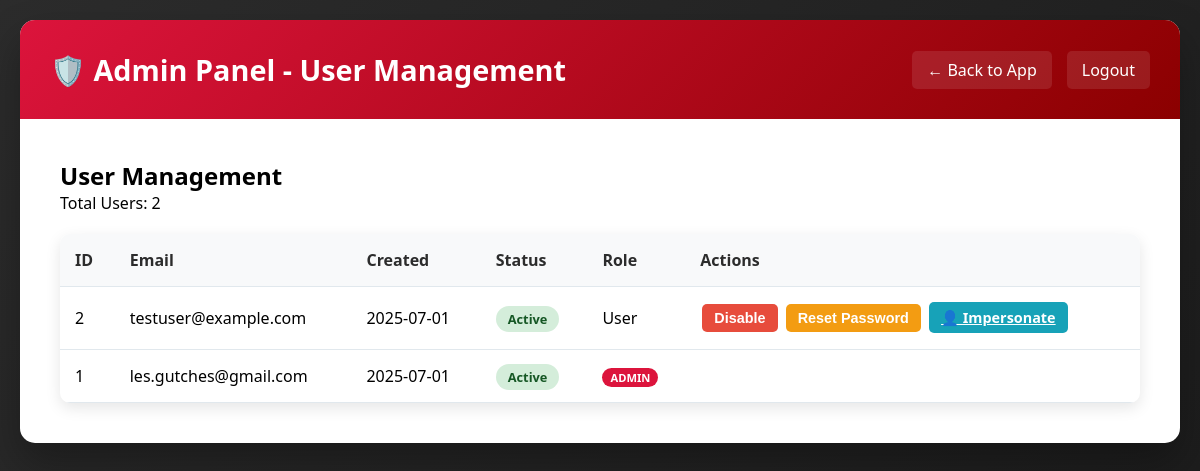
Page /admin (signed in) on the earlier database version.
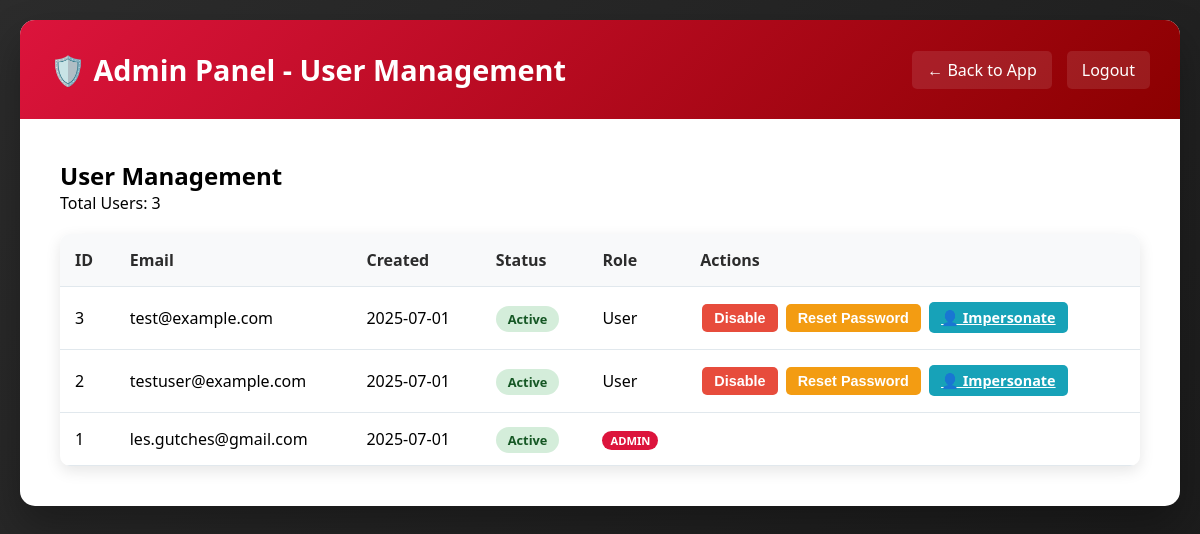
Same page on the later database version.
### tables this page shows
CREATE TABLE users (
                    id INTEGER PRIMARY KEY AUTOINCREMENT,
                    email TEXT UNIQUE NOT NULL,
                    password_hash TEXT NOT NULL,
                    created_at TIMESTAMP DEFAULT CURRENT_TIMESTAMP,
                    is_active BOOLEAN DEFAULT 1,
                    is_superadmin BOOLEAN DEFAULT 0,
                    reset_token_hash TEXT,
                    reset_token_expires TIMESTAMP
                );

### web_app_with_auth.py (the view)
@app.route("/admin")
@superadmin_required
def admin_panel():
    users = auth.get_all_users()
    return render_template('admin.html', users=users)

### simple_auth.py (called while the page is built)
    def get_user_by_email(self, email):
        try:
            conn = sqlite3.connect(self.config.DATABASE_PATH)
            conn.row_factory = sqlite3.Row
            cursor = conn.cursor()
            cursor.execute('SELECT * FROM users WHERE email = ?', (email,))
            user = cursor.fetchone()
            conn.close()
            return dict(user) if user else None
        except Exception as e:
            print(f"Error getting user: {e}")
            return None

    def get_all_users(self):
        try:
            with sqlite3.connect(self.config.DATABASE_PATH, check_same_thread=False) as conn:
                conn.row_factory = sqlite3.Row
                cursor = conn.cursor()
                cursor.execute('''
                    SELECT id, email, created_at, is_active, is_superadmin
                    FROM users ORDER BY created_at DESC
                ''')
                users = [dict(row) for row in cursor.fetchall()]
                return users
        except Exception as e:
            print(f"Error getting users: {e}")
            return []

### web_app_with_auth.py (called while the page is built)
def superadmin_required(f):
    @wraps(f)
    def decorated_function(*args, **kwargs):
        if 'user_email' not in session:
            return redirect(url_for('login'))
        user = auth.get_user_by_email(session['user_email'])
        if not user or not user.get('is_superadmin'):
            return jsonify({'error': 'Access denied'}), 403
        return f(*args, **kwargs)
    return decorated_function

@app.after_request
def after_request(response):
    response.headers.add("Access-Control-Allow-Origin", "*")
    response.headers.add("Access-Control-Allow-Headers", "Content-Type,Authorization")
    response.headers.add("Access-Control-Allow-Methods", "GET,PUT,POST,DELETE")
    return response

### templates/admin.html (shortened to what this page needs)
<!DOCTYPE html>
<html lang="en">
<head>
</head>
<body>
    <div class="container">
        <div class="header">
            <h1>🛡️ Admin Panel - User Management</h1>
            <div class="nav-links">
                <a href="/">← Back to App</a>
                <a href="/logout">Logout</a>
            </div>
        </div>
        <div class="admin-content">
            <h2>User Management</h2>
            <p>Total Users: {{ users|length }}</p>
            <table class="users-table">
                <thead>
                    <tr>
                        <th>ID</th>
                        <th>Email</th>
                        <th>Created</th>
                        <th>Status</th>
                        <th>Role</th>
                        <th>Actions</th>
                    </tr>
                </thead>
                <tbody>
                    {% for user in users %}
                    <tr>
                        <td>{{ user.id }}</td>
                        <td>{{ user.email }}</td>
                        <td>{{ user.created_at[:10] }}</td>
                        <td>
                            {% if user.is_active %}
                                <span class="status-badge status-active">Active</span>
                            {% else %}
                                <span class="status-badge status-inactive">Disabled</span>
                            {% endif %}
                        </td>
                        <td>
                            {% if user.is_superadmin %}
                                <span class="admin-badge">ADMIN</span>
                            {% else %}
                                User
                            {% endif %}
                        </td>
                        <td>
                            {% if not user.is_superadmin %}
                                {% if user.is_active %}
                                    <button class="btn btn-danger" onclick="toggleUser({{ user.id }}, 0)">Disable</button>
                                {% else %}
                                    <button class="btn btn-success" onclick="toggleUser({{ user.id }}, 1)">Enable</button>
                                {% endif %}
                                <button class="btn btn-warning" onclick="resetPassword({{ user.id }}, '{{ user.email }}')">Reset Password</button>
                                <a href="/admin/impersonate/{{ user.id }}" class="btn" style="background: #17a2b8; color: white;"
                                   onclick="return confirm('Impersonate {{ user.email }}? You will see the app as this user sees it.')">👤 Impersonate</a>
                            {% endif %}
                        </td>
                    </tr>
                    {% endfor %}
                </tbody>
            </table>
        </div>
    </div>
</body>
</html>

### templates/admin.html (style rules this page uses)
* { margin: 0; padding: 0; box-sizing: border-box; }
body { font-family: 'Segoe UI', Tahoma, Geneva, Verdana, sans-serif; background: linear-gradient(135deg, #2c2c2c 0%, #1a1a1a 100%); min-height: 100vh; padding: 20px; }
.container { max-width: 1200px; margin: 0 auto; background: white; border-radius: 15px; box-shadow: 0 20px 40px rgba(0,0,0,0.3); overflow: hidden; }
.header { background: linear-gradient(135deg, #DC143C 0%, #8B0000 100%); color: white; padding: 30px; display: flex; justify-content: space-between; align-items: center; }
.header h1 { font-size: 1.8em; }
.nav-links { display: flex; gap: 15px; }
.nav-links a { color: white; text-decoration: none; padding: 8px 15px; border-radius: 5px; background: rgba(255,255,255,0.1); transition: all 0.3s ease; }
.admin-content { padding: 40px; }
.users-table { width: 100%; border-collapse: collapse; margin-top: 20px; box-shadow: 0 5px 15px rgba(0,0,0,0.1); border-radius: 10px; overflow: hidden; }
.users-table th, .users-table td { padding: 15px; text-align: left; border-bottom: 1px solid #e1e8ed; }
.users-table th { background: #f8f9fa; font-weight: 600; color: #2c2c2c; }
.status-badge { padding: 4px 12px; border-radius: 20px; font-size: 0.8em; font-weight: 600; }
.status-active { background: #d4edda; color: #155724; }
.admin-badge { background: #DC143C; color: white; padding: 2px 8px; border-radius: 12px; font-size: 0.7em; font-weight: 600; }
.btn { padding: 6px 12px; border: none; border-radius: 5px; font-size: 0.9em; font-weight: 600; cursor: pointer; transition: all 0.3s ease; margin: 2px; }
.btn-danger { background: #e74c3c; color: white; }
.btn-warning { background: #f39c12; color: white; }

Differences in the rows shown:
added users: id "3", email "test@example.com", created_at "2025-07-01", is_active "Active", is_superadmin "User"
Other differences:
{{ users|length }}: "2" → "3"
